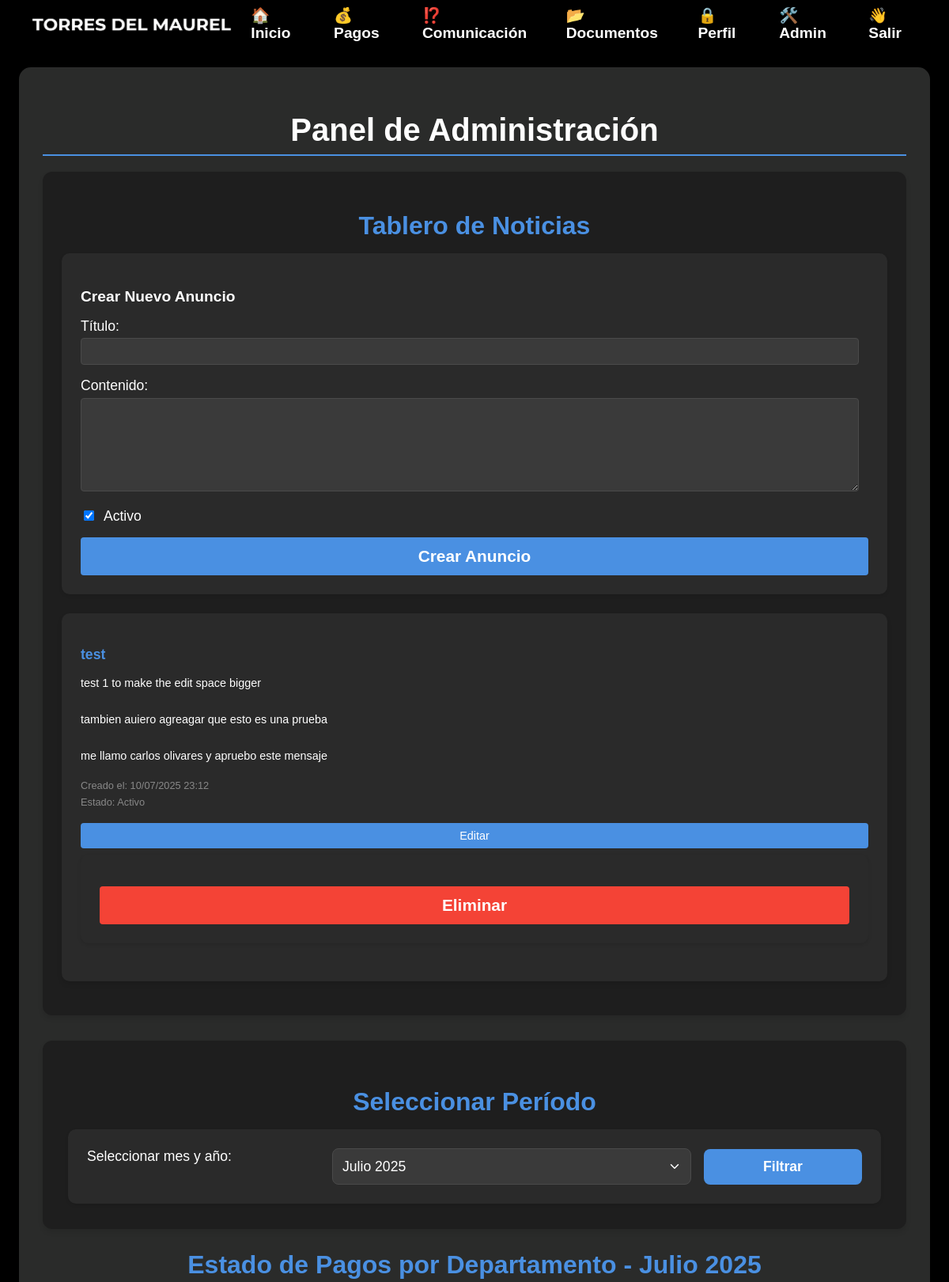
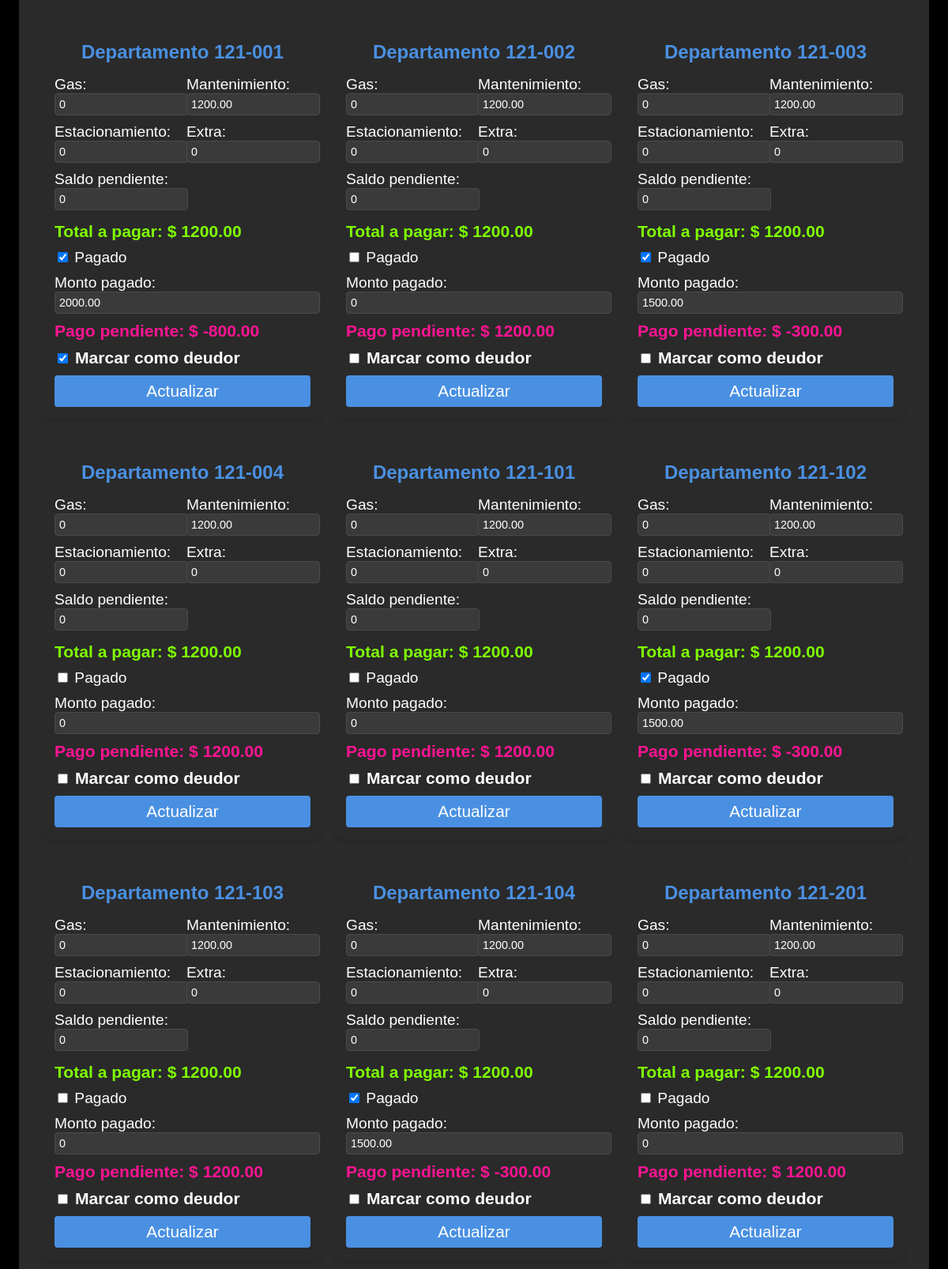
Screenshot of /panel/ (signed in, upper part) with the database file from the repository (2 pictures, top to bottom).
### website/models.py (models this page shows, shortened)
class Announcement(models.Model):
    title = models.CharField(max_length=200)
    content = models.TextField()
    created_at = models.DateTimeField(auto_now_add=True)
    updated_at = models.DateTimeField(auto_now=True)
    created_by = models.ForeignKey(settings.AUTH_USER_MODEL, on_delete=models.SET_NULL, null=True)
    is_active = models.BooleanField(default=True)
    class Meta:
        ordering = ['-created_at']

class CustomUser(AbstractUser):
    apartment_number = models.CharField(max_length=7, unique=True, null=True, blank=True)
    email = models.EmailField(unique=True)
    phone_number = models.CharField(max_length=15, blank=True, null=True)
    is_first_login = models.BooleanField(default=True)
    is_debtor = models.BooleanField(default=False)
    groups = models.ManyToManyField(
        Group,
        verbose_name='groups',
        blank=True,
        help_text='The groups this user belongs to.',
        related_name='customuser_set',
        related_query_name='customuser',
    )
    user_permissions = models.ManyToManyField(
        Permission,
        verbose_name='user permissions',
        blank=True,
        help_text='Specific permissions for this user.',
        related_name='customuser_set',
        related_query_name='customuser',
    )

class MonthlyFees(models.Model):
    user = models.ForeignKey(CustomUser, on_delete=models.CASCADE, related_name='monthly_fees')
    month = models.DateField()
    gas_fee = models.DecimalField(max_digits=10, decimal_places=2, default=0)
    maintenance_fee = models.DecimalField(max_digits=10, decimal_places=2, default=1200)
    parking_fee = models.DecimalField(max_digits=10, decimal_places=2, default=0)
    extra_fee = models.DecimalField(max_digits=10, decimal_places=2, default=0)
    past_due = models.DecimalField(max_digits=10, decimal_places=2, default=0)
    is_paid = models.BooleanField(default=False)
    paid_amount = models.DecimalField(max_digits=10, decimal_places=2, default=0)
    class Meta:
        unique_together = ('user', 'month')
    @property
    def total_fee(self):
        return self.gas_fee + self.maintenance_fee + self.parking_fee + self.extra_fee + self.past_due
    @property
    def remaining_amount(self):
        return self.total_fee - self.paid_amount

### website/views.py (the view, shortened to what this page needs)
# urls.py: path('panel/', views.panel, name='panel'),
@login_required
@user_passes_test(lambda u: u.is_staff)
def panel(request):
    try:
        start_date = timezone.datetime(2025, 6, 1).date()
        end_date = start_date + relativedelta(years=5, months=-1)
        selected_date = request.GET.get('date', '').strip()
        selected_year = None
        selected_month = None
        current_month = None
        if not selected_date or not current_month:
            current_date = timezone.now().date()
            if current_date >= start_date:
                current_month = current_date.replace(day=1)
            else:
                current_month = start_date
            selected_year, selected_month = current_month.year, current_month.month
        date_range = []
        current = start_date
        while current <= end_date:
            date_range.append((current.year, current.month))
            current += relativedelta(months=1)
        apartments = CustomUser.objects.filter(apartment_number__isnull=False).order_by('apartment_number')
        announcements = Announcement.objects.all().order_by('-created_at')
        manual_payment_form = ManualPaymentForm()
        if current_month >= start_date:
            for apartment in apartments:
                MonthlyFees.objects.get_or_create(user=apartment, month=current_month)
        cleanup_stats = {
            'total_monthly_fees': MonthlyFees.objects.filter(
                is_paid=True,
                month__gte=start_date  # Only count from June 2025
            ).count(),
            'total_payment_reports': PaymentReport.objects.filter(
                month__gte=start_date  # Only count from June 2025
            ).count(),
            'superuser_count': CustomUser.objects.filter(is_superuser=True).count(),
        }
        context = {
            'apartments': apartments,
            'current_month': current_month,
            'selected_year': selected_year,
            'selected_month': selected_month,
            'date_range': date_range,
            'announcements': announcements,
            'cleanup_stats': cleanup_stats,
            'all_users': apartments,  # For cleanup user dropdown
            'start_date': start_date,  # Pass start date to template if needed
            'manual_payment_form': manual_payment_form,  # NEW: Add manual payment form
        }
        return render(request, 'panel.html', context)
    except Exception as e:
        logger.error(f"Error in panel view: {str(e)}")
        if request.headers.get('X-Requested-With') == 'XMLHttpRequest':
            return JsonResponse({'success': False, 'errors': 'Error interno del servidor'})
        messages.error(request, 'Error interno del servidor')
        return redirect('panel')

### website/templates/panel.html (shortened to what this page needs)
{% extends "base.html" %}
{% load static %}
{% block extra_css %}
<link rel="stylesheet" href="{% static 'css/panel.css' %}">
{% endblock %}
{% block content %}
<div class="admin-panel">
    <h1>Panel de Administración</h1>
    <div class="announcements-section">
        <h2>Tablero de Noticias</h2>
        <form class="announcement-form" method="post" action="{% url 'panel' %}">
            <h3>Crear Nuevo Anuncio</h3>
            <div class="form-group">
                <label for="title">Título:</label>
                <input type="text" id="title" name="title" required>
            </div>
            <div class="form-group">
                <label for="content">Contenido:</label>
                <textarea id="content" name="content" required></textarea>
            </div>
            <div class="form-group">
                <label>
                    <input type="checkbox" name="is_active" checked>
                    Activo
                </label>
            </div>
            <button type="submit" name="create_announcement">Crear Anuncio</button>
        </form>
        {% if announcements %}
            <ul class="announcements-list">
                {% for announcement in announcements %}
                    <li class="announcement-item">
                        <div class="announcement-content">
                            <h3>{{ announcement.title }}</h3>
                            <p>{{ announcement.content }}</p>
                            <p class="announcement-meta">
                                Creado el: {{ announcement.created_at|date:"d/m/Y H:i" }}
                                <br>
                                Estado: {% if announcement.is_active %}Activo{% else %}Inactivo{% endif %}
                            </p>
                        </div>
                        <div class="announcement-actions">
                            <button type="button" class="edit-announcement" data-id="{{ announcement.id }}">Editar</button>
                            <form method="post"
                                  action="{% url 'panel' %}"
                                  class="delete-form"
                                  onsubmit="return confirm('¿Está seguro de que desea eliminar este anuncio?')">
                                <button type="submit" name="delete_announcement" class="delete-button">
                                    Eliminar
                                </button>
                            </form>
                        </div>
                    </li>
                {% endfor %}
            </ul>
        {% else %}
            <p>No hay anuncios disponibles.</p>
        {% endif %}
    </div>
    <div class="date-filter-section">
        <h2>Seleccionar Período</h2>
        <div class="filter-controls">
            <form id="date-filter-form" method="get">
                <label for="date-select">Seleccionar mes y año:</label>
                <select name="date" id="date-select">
                    {% for year, month in date_range %}
                    {% with month|stringformat:"02d" as month_string %}
                    <option value="{{ year }}-{{ month_string }}" {% if year == selected_year and month == selected_month %}selected{% endif %}>
                        {% if month_string == "01" %}Enero {{ year }}
                        {% elif month_string == "02" %}Febrero {{ year }}
                        {% elif month_string == "03" %}Marzo {{ year }}
                        {% elif month_string == "04" %}Abril {{ year }}
                        {% elif month_string == "05" %}Mayo {{ year }}
                        {% elif month_string == "06" %}Junio {{ year }}
                        {% elif month_string == "07" %}Julio {{ year }}
                        {% elif month_string == "08" %}Agosto {{ year }}
                        {% elif month_string == "09" %}Septiembre {{ year }}
                        {% elif month_string == "10" %}Octubre {{ year }}
                        {% elif month_string == "11" %}Noviembre {{ year }}
                        {% elif month_string == "12" %}Diciembre {{ year }}
                        {% endif %}
                    </option>
                    {% endwith %}
                    {% endfor %}
                </select>
                <button type="submit">Filtrar</button>
            </form>
        </div>
    </div>
    <div class="apartments-section">
        <h2>Estado de Pagos por Departamento - {{ current_month|date:"F Y" }}</h2>
        <div class="apartments-list">
            {% for apartment in apartments %}
                {% if apartment.apartment_number %}
                    <div class="apartment-card">
                        <h3>Departamento {{ apartment.apartment_number }}</h3>
                        <form method="post">
                            <div class="fee-group">
                                <div class="fee-item">
                                    <label>Gas:</label>
                                    <input type="number" name="gas_fee" value="{{ apartment.monthly_fees.last.gas_fee|default:0 }}" step="0.01" class="fee-input">
                                </div>
                                <div class="fee-item">
                                    <label>Mantenimiento:</label>
                                    <input type="number" name="maintenance_fee" value="{{ apartment.monthly_fees.last.maintenance_fee|default:1200 }}" step="0.01" class="fee-input">
                                </div>
                                <div class="fee-item">
                                    <label>Estacionamiento:</label>
                                    <input type="number" name="parking_fee" value="{{ apartment.monthly_fees.last.parking_fee|default:0 }}" step="0.01" class="fee-input">
                                </div>
                                <div class="fee-item">
                                    <label>Extra:</label>
                                    <input type="number" name="extra_fee" value="{{ apartment.monthly_fees.last.extra_fee|default:0 }}" step="0.01" class="fee-input">
                                </div>
                                <div class="fee-item">
                                    <label>Saldo pendiente:</label>
                                    <input type="number" name="past_due" value="{{ apartment.monthly_fees.last.past_due|default:0 }}" step="0.01" class="fee-input">
                                </div>
                            </div>
                            <div class="total-amount">
                                Total a pagar: $ <span class="total-value">{{ apartment.monthly_fees.last.total_fee|default:0 }}</span>
                            </div>
                            <div class="payment-status">
                                <label class="checkbox-container">
                                    <input type="checkbox" name="is_paid" {% if apartment.monthly_fees.last.is_paid %}checked{% endif %}>
                                    Pagado
                                </label>
                            </div>
                            <div class="paid-amount">
                                <label>Monto pagado:</label>
                                <input type="number" name="paid_amount" value="{{ apartment.monthly_fees.last.paid_amount|default:0 }}" step="0.01" class="fee-input paid-amount-input">
                            </div>
                            <div class="pending-payment">
                                <label>Pago pendiente: $</label>
                                <span class="pending-value">{{ apartment.monthly_fees.last.remaining_amount|default:0 }}</span>
                            </div>
                            <div class="is-debtor">
                                <input type="checkbox" name="is_debtor" id="is_debtor_{{ apartment.id }}" {% if apartment.is_debtor %}checked{% endif %}>
                                <label for="is_debtor_{{ apartment.id }}">Marcar como deudor</label>
                            </div>
                            <button type="submit" class="update-btn">Actualizar</button>
                        </form>
                    </div>
                {% endif %}
            {% endfor %}
        </div>
    </div>
</div>
{% endblock %}

### website/static/css/base.css (style rules this page uses)
body { font-family: Arial, sans-serif; background-color: black; margin: 0; padding: 0; min-height: 100vh; display: flex; flex-direction: column; }

### rows the page displays
Announcement: title "test", content "test 1 to make the edit space bigger tambien auiero agreagar que esto es una prueba me llamo carlos olivares y apruebo este mensaje", created_at "10/07/2025 23:12", is_active "Activo"
CustomUser: apartment_number "121-001", gas_fee "0", maintenance_fee "1200.00", parking_fee "0", extra_fee "0", past_due "0", monthly_fees.last.total_fee "1200.00", is_paid "☑", paid_amount "2000.00", monthly_fees.last.remaining_amount "-800.00", is_debtor "☑"
CustomUser: apartment_number "121-002", gas_fee "0", maintenance_fee "1200.00", parking_fee "0", extra_fee "0", past_due "0", monthly_fees.last.total_fee "1200.00", paid_amount "0", monthly_fees.last.remaining_amount "1200.00"
CustomUser: apartment_number "121-003", gas_fee "0", maintenance_fee "1200.00", parking_fee "0", extra_fee "0", past_due "0", monthly_fees.last.total_fee "1200.00", is_paid "☑", paid_amount "1500.00", monthly_fees.last.remaining_amount "-300.00"
CustomUser: apartment_number "121-004", gas_fee "0", maintenance_fee "1200.00", parking_fee "0", extra_fee "0", past_due "0", monthly_fees.last.total_fee "1200.00", paid_amount "0", monthly_fees.last.remaining_amount "1200.00"
CustomUser: apartment_number "121-101", gas_fee "0", maintenance_fee "1200.00", parking_fee "0", extra_fee "0", past_due "0", monthly_fees.last.total_fee "1200.00", paid_amount "0", monthly_fees.last.remaining_amount "1200.00"
CustomUser: apartment_number "121-102", gas_fee "0", maintenance_fee "1200.00", parking_fee "0", extra_fee "0", past_due "0", monthly_fees.last.total_fee "1200.00", is_paid "☑", paid_amount "1500.00", monthly_fees.last.remaining_amount "-300.00"
CustomUser: apartment_number "121-103", gas_fee "0", maintenance_fee "1200.00", parking_fee "0", extra_fee "0", past_due "0", monthly_fees.last.total_fee "1200.00", paid_amount "0", monthly_fees.last.remaining_amount "1200.00"
CustomUser: apartment_number "121-104", gas_fee "0", maintenance_fee "1200.00", parking_fee "0", extra_fee "0", past_due "0", monthly_fees.last.total_fee "1200.00", is_paid "☑", paid_amount "1500.00", monthly_fees.last.remaining_amount "-300.00"
CustomUser: apartment_number "121-201", gas_fee "0", maintenance_fee "1200.00", parking_fee "0", extra_fee "0", past_due "0", monthly_fees.last.total_fee "1200.00", paid_amount "0", monthly_fees.last.remaining_amount "1200.00"

### other values shown
{{ current_month|date:"F Y" }} "Julio 2025"
